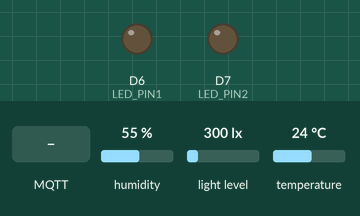
This sketch was run on a simulated ESP8266 (NodeMCU). On the bench: output pins drawn as LEDs (lit = HIGH). Inputs (shaded band) come from the test bench; at power-on: humidity 55 %, light level 300 lx, temperature 24 °C. WiFi joins after 1.5 s; servers stay silent unless stated; no MQTT or app messages arrive unless stated; what the sketch prints to the serial monitor is not drawn.

Above: at 3.2 s.
3.3 s: MQTT message "led|off" arrives on the first subscribed topic
At 3.7 s:
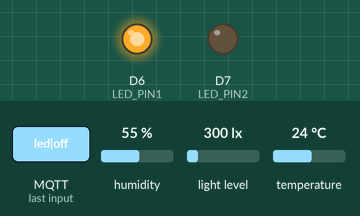
4.8 s: MQTT message "fan|on" arrives on the first subscribed topic
At 6.0 s:
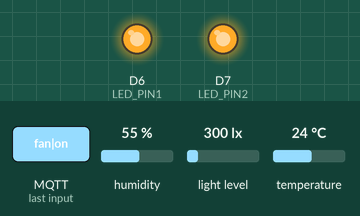
6.3 s: MQTT message "led|on" arrives on the first subscribed topic
At 7.2 s:
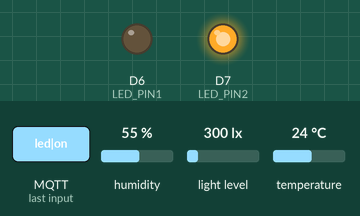
7.8 s: MQTT message "fan|off" arrives on the first subscribed topic
At 8.3 s:
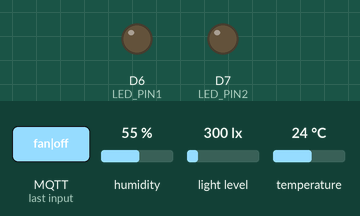
Timing chart, 0 to 10.3 s (numbered marks = the images above; inputs shaded):
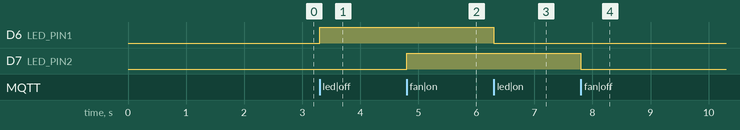

Measured:
- after the input at 3.3 s, D6 (LED_PIN1): LOW → HIGH at once
- after the input at 4.8 s, D7 (LED_PIN2): LOW → HIGH at once
- after the input at 6.3 s, D6 (LED_PIN1): HIGH → LOW at once
- after the input at 7.8 s, D7 (LED_PIN2): HIGH → LOW at once

The sketch:

Arduino_esp8266.ino
```cpp
#include <ESP8266WiFi.h>
#include <PubSubClient.h>
#include <DHT.h>
#include <BH1750.h>
#include <Wire.h>
#include <string.h>

#define DHTPIN D4             // Chân D4 cho DHT11
#define DHTTYPE DHT11
#define LED_PIN1 D6           // Chân D6 cho LED
#define LED_PIN2 D7           // Chân D7 cho Fan
int ledState = LOW;
int fanState = LOW;
const char* ssid = "So 7 62/15";
const char* password = "12345678@";

const char* mqttServer = "192.168.1.8";
const int mqttPort = 1883;
WiFiClient espClient;
PubSubClient client(espClient);
DHT dht(DHTPIN, DHTTYPE);
BH1750 lightMeter;  // Khởi tạo đối tượng BH1750

void setup() {
  Serial.begin(115200);
  delay(10);
  pinMode(LED_PIN1, OUTPUT);
  pinMode(LED_PIN2, OUTPUT);
  digitalWrite(LED_PIN1, LOW);
  digitalWrite(LED_PIN2, LOW);
  WiFi.begin(ssid, password);
  while (WiFi.status() != WL_CONNECTED) {
    delay(1000);
    Serial.println("Connecting to WiFi...");
  }
  Serial.println("Connected to WiFi");

  client.setServer(mqttServer, mqttPort);

  while (!client.connected()) {
    Serial.println("Connecting to MQTT...");
    if (client.connect("ESP8266Client")) {
      Serial.println("Connected to MQTT");
      client.subscribe("button");
    } else {
      Serial.print("Failed with state ");
      Serial.print(client.state());
      delay(5000);
    }
  }
  client.setCallback(callback);
  dht.begin();
  Wire.begin();  // Bắt đầu giao tiếp I2C
  lightMeter.begin(BH1750::CONTINUOUS_HIGH_RES_MODE);  // Bắt đầu đo độ sáng
}

// void loop() {
//   client.loop();
//   static unsigned long previousDHTReadTime = 0;
//   unsigned long currentMillis = millis();
//   const unsigned long DHTReadInterval =2000; // Đọc dữ liệu từ DHT11 mỗi 2 giây

//   if (currentMillis - previousDHTReadTime >= DHTReadInterval) {
//     previousDHTReadTime = currentMillis;

//     float humidity = dht.readHumidity();
//     float temperature = dht.readTemperature();
//     uint16_t light = lightMeter.readLightLevel(); // Đọc độ sáng từ BH1750
//     String data = "DHT11|" + String(humidity) + "|" + String(temperature) + "|" + String(light);
//     Serial.println(data);
//     client.publish("sensor", data.c_str());
//   }
// }
void loop() {
  client.loop();

  static unsigned long previousDHTReadTime = 0;
  const unsigned long DHTReadInterval = 2000; // Đọc dữ liệu từ DHT11 mỗi 2 giây

  if (millis() - previousDHTReadTime >= DHTReadInterval) {
    previousDHTReadTime = millis();

    float humidity = dht.readHumidity();
    float temperature = dht.readTemperature();
    uint16_t light = lightMeter.readLightLevel(); // Đọc độ sáng từ BH1750

    String data = "DHT11|" + String(humidity) + "|" + String(temperature) + "|" + String(light);
    client.publish("sensor", data.c_str());
  }
}

// void callback(char* topic, byte* payload, unsigned int length) {
//   if (strcmp(topic, "button") == 0) {
//     String s = "";
//     for (int i = 0; i < length; i++)
//       s += (char)payload[i];
//     if (s.equalsIgnoreCase("led|off")) {
//       ledState = HIGH;
//     }
//     if (s.equalsIgnoreCase("led|on")) {
//       ledState = LOW;
//     }
//     if (s.equalsIgnoreCase("fan|on")) {
//       fanState = HIGH;
//     }
//     if (s.equalsIgnoreCase("fan|off")) {
//       fanState = LOW;
//     }
//     digitalWrite(LED_PIN1, ledState); // Điều khiển LED
//     digitalWrite(LED_PIN2, fanState); // Điều khiển Fan
//     Serial.println(s);
//     client.publish("action", s.c_str());
//   }
// }
void callback(char* topic, byte* payload, unsigned int length) {
  String command = "";
  for (int i = 0; i < length; i++) {
    command += (char)payload[i];
  }

  // Nhanh chóng cập nhật trạng thái và trả lời
  if (command.equalsIgnoreCase("led|on")) {
    digitalWrite(LED_PIN1, LOW);
  } else if (command.equalsIgnoreCase("led|off")) {
    digitalWrite(LED_PIN1, HIGH);
  } else if (command.equalsIgnoreCase("fan|on")) {
    digitalWrite(LED_PIN2, HIGH);
  } else if (command.equalsIgnoreCase("fan|off")) {
    digitalWrite(LED_PIN2, LOW);
  }
}
```
